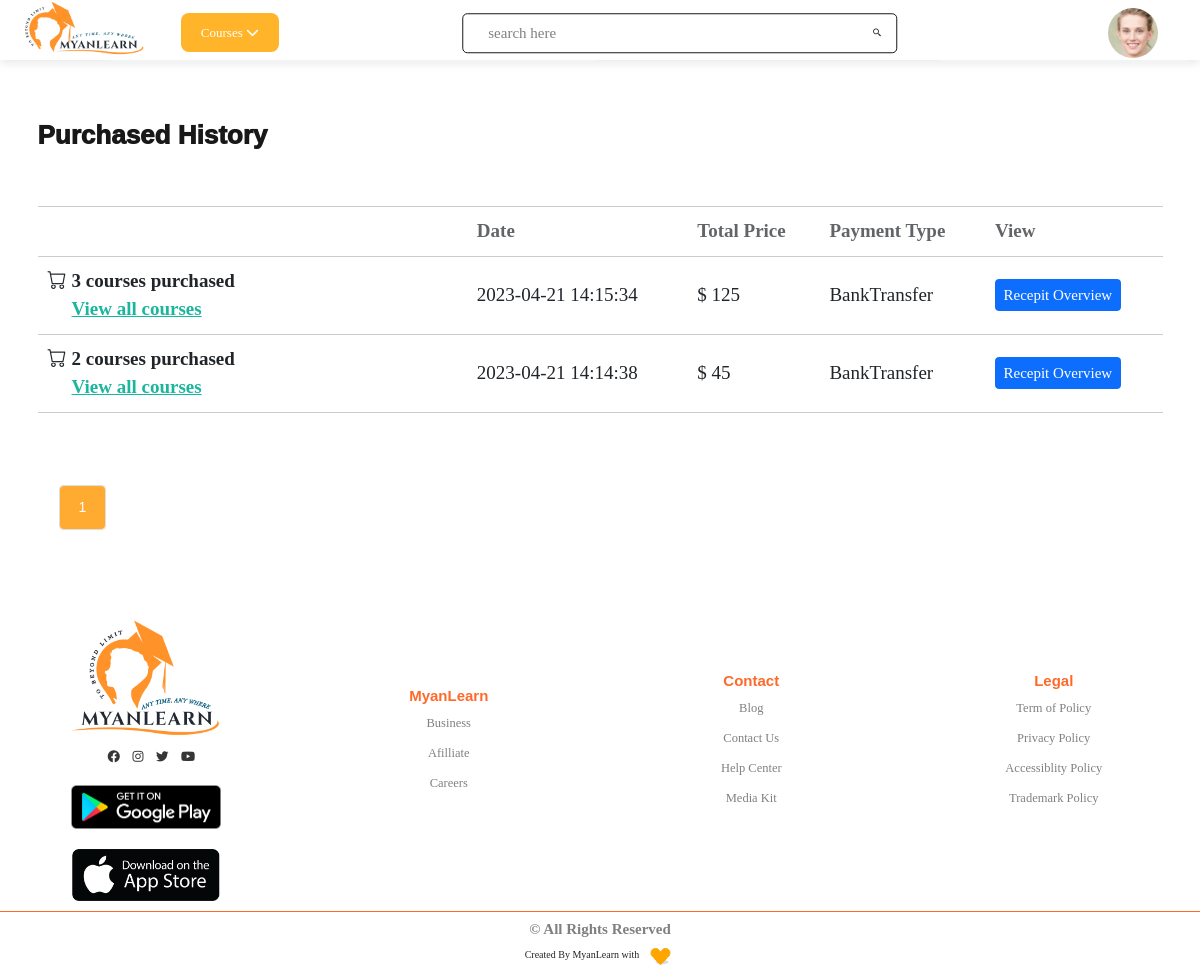
Page /purchasedHistory.php (signed in) on the committed database.
### tables this page shows
CREATE TABLE `users` (
  `user_id` int(11) NOT NULL,
  `unique_id` int(200) NOT NULL,
  `fullName` varchar(255) NOT NULL,
  `email` varchar(255) NOT NULL,
  `password` varchar(255) NOT NULL,
  `confirmPassword` varchar(255) NOT NULL,
  `image` varchar(400) NOT NULL DEFAULT 'assets/images/DefaultProfile.jpg',
  `status` varchar(255) NOT NULL,
  `about` text NOT NULL,
  `job` varchar(255) NOT NULL,
  `contact_phone` varchar(255) NOT NULL,
  `contact_email` varchar(255) NOT NULL,
  `address` text NOT NULL,
  `twitter` varchar(255) NOT NULL,
  `facebook` varchar(255) NOT NULL,
  `youtube` varchar(255) NOT NULL,
  `linkedin` varchar(255) NOT NULL
);

CREATE TABLE `purchase` (
  `purchase_id` int(11) NOT NULL,
  `purchase_unique_id` varchar(255) NOT NULL,
  `unique_id` int(11) NOT NULL,
  `user_id` int(11) NOT NULL,
  `total_amount` decimal(10,0) NOT NULL,
  `VAT` decimal(10,0) NOT NULL,
  `grand_total` decimal(10,0) NOT NULL,
  `payment_type` varchar(50) NOT NULL,
  `status` varchar(10) NOT NULL,
  `card_holder_name` varchar(50) NOT NULL,
  `customer_email` varchar(255) NOT NULL,
  `card_transaction_no` varchar(255) NOT NULL,
  `bank_transfer_name` varchar(255) NOT NULL,
  `bank_transfer_receipt` varchar(255) NOT NULL,
  `bank_transaction_no` text NOT NULL,
  `bank_transaction_account` varchar(255) NOT NULL,
  `transfer_bank` varchar(255) NOT NULL,
  `country` varchar(255) NOT NULL,
  `purchase_day` int(11) NOT NULL,
  `purchase_month` varchar(25) NOT NULL,
  `purchase_year` int(11) NOT NULL,
  `purchase_time` timestamp NOT NULL DEFAULT current_timestamp()
);

### purchasedHistory.php (the view, shortened to what this page needs)
<?php
include('header.php');
$results_per_page = 5;
$sqlPurchase1 = "SELECT * FROM purchase WHERE unique_id = {$_SESSION['unique_id']}  ORDER BY purchase_time DESC";
$queryPurchase1 = mysqli_query($conn, $sqlPurchase1);
$countPurchase1 = mysqli_num_rows($queryPurchase1);
$number_of_page = ceil($countPurchase1 / $results_per_page);
$pagLink = "";
if (!isset($_REQUEST['page'])) {
    $page = 1;
} else {
    $page = $_REQUEST['page'];
}
$page_first_result = ($page - 1) * $results_per_page;
$sqlPurchase = "SELECT * FROM purchase WHERE unique_id = {$_SESSION['unique_id']}  ORDER BY purchase_time DESC LIMIT " . $page_first_result . ',' . $results_per_page;
$queryPurchase = mysqli_query($conn, $sqlPurchase);
$countPurchase = mysqli_num_rows($queryPurchase);
?>
<!DOCTYPE html>
<html>
<head>
    <link rel="stylesheet" href="https://cdnjs.cloudflare.com/ajax/libs/twitter-bootstrap/5.1.3/css/bootstrap.min.css" />
    <link rel="stylesheet" href="assets/css/vendor/icomoon.css">
    <link rel="stylesheet" href="assets/css/vendor/remixicon.css">
    <link rel="stylesheet" href="assets/css/vendor/lightbox.min.css">
    <link rel="stylesheet" href="assets/css/vendor/jqueru-ui-min.css">
    <link href="assets/vendor/bootstrap-icons/bootstrap-icons.css" rel="stylesheet">
    <link rel="stylesheet" href="assets/css/app.css">
    <link rel="stylesheet" href="https://cdnjs.cloudflare.com/ajax/libs/twitter-bootstrap/5.2.0/css/bootstrap.min.css">
    <link rel="stylesheet" href="https://cdn.datatables.net/1.13.1/css/dataTables.bootstrap5.min.css">
    <link rel="stylesheet" type="text/css" href="https://cdn.datatables.net/responsive/2.4.0/css/responsive.dataTables.min.css" />
</head>
<body class="sticky-header ">
    <div id="main-wrapper" class="main-wrapper">
        <section class="checkout-page-area section-gap-equal" style="padding: 60px 0;">
            <div class="container">
                <h3 style="font-weight: 1000; font-size: 26px;">Purchased History</h3>
                <div class="col-12 col-md-12 col-lg-12 table-responsive">
                    <table>
                        <thead>
                            <tr>
                                <th></th>
                                <th>Date</th>
                                <th>Total Price</th>
                                <th>Payment Type</th>
                                <th>View</th>
                            </tr>
                        </thead>
                        <tbody>
                            <?php
                            for ($i = 0; $i < $countPurchase; $i++) {
                                $arrPurchase = mysqli_fetch_array($queryPurchase);
                                $sqlPurchaseDetail = "SELECT * FROM purchasedetail WHERE user_unique_id = '{$_SESSION['unique_id']}' AND purchase_unique_id = '{$arrPurchase['purchase_unique_id']}'  ORDER BY purchase_time DESC";
                                $queryPurchaseDetail = mysqli_query($conn, $sqlPurchaseDetail);
                                if (mysqli_num_rows($queryPurchaseDetail) > 1)
                                {
                            ?>
                        <tbody>
                            <tr>
                                <td class="labels">
                                    <div class="d-flex">
                                        <i class="bi bi-cart mt-5" style="margin-top: 0px!important; margin-right: 5px;"></i>
                                        <div class="row">
                                            <label style="cursor: pointer;">
                                                <?php echo mysqli_num_rows($queryPurchaseDetail) ?> courses
                                                purchased
                                            </label>
                                            <label for="accounting" style="color: var(--color-primary); cursor: pointer; text-decoration: underline;">
                                                View all courses
                                            </label>
                                        </div>
                                    </div>
                                </td>
                                <td>
                                    <?php echo $arrPurchase['purchase_time']; ?>
                                </td>
                                <td>$
                                    <?php echo $arrPurchase['total_amount']; ?>
                                </td>
                                <td>
                                    <?php echo $arrPurchase['payment_type']; ?>
                                </td>
                                <td><a href="viewReceipt.php?PurchaseID=<?php echo $arrPurchase['purchase_unique_id'] ?>" class="btn btn-primary" style="font-size: 15px;">Recepit
                                        Overview</a></td>
                            </tr>
                        </tbody>
                            <?php
                                }
                    ?>
                <?php
                            }
                ?>
                </tbody>
                    </table>
                </div>
                <div class="blog-pagination" style="display: flex; flex-wrap: wrap; flex-flow: row nowrap;">
                    <div class="pv3 d-flex">
                        <div class='horizontal_scroll'>
                            <ul class="flat-pagination" style="margin: 0px!important;">
                                <?php
                                for ($i = 1; $i <= $number_of_page; $i++) {
                                    if ($i == $page) {
                                        $pagLink .= "<li><a class = 'active' style = 'font-family: 'Itim', cursive;' href='purchasedHistory.php?page="
                                            . $i . "'>" . $i . " </a></li>";
                                    } else {
                                        $pagLink .= "<li><a style = 'font-family: 'Itim', cursive;' href='purchasedHistory.php?page=" . $i . "'>
                                                " . $i . " </a></li>";
                                    }
                                };
                                echo $pagLink;
                                ?>
                            </ul>
                        </div>
                    </div>
                </div>
            </div>
    </div>
    <?php include_once "footer.php"; ?>
</body>
</html>

### header.php (shortened to what this page needs)
<!DOCTYPE html>
<html lang="en">
<head>
    <link rel="stylesheet" href="assets/css/homes.css">
    <link rel="stylesheet" href="assets/css/variable.css">
    <link href='https://unpkg.com/boxicons@2.1.4/css/boxicons.min.css' rel='stylesheet'>
    <link rel="stylesheet" href="https://cdnjs.cloudflare.com/ajax/libs/font-awesome/6.2.1/css/all.min.css">
    <link rel="stylesheet" href="assets/vendor/Fontawesome-free/css/all.min.css">
    <link href="assets/vendor/bootstrap/css/bootstrap.min.css" rel="stylesheet">
    <link href="assets/vendor/bootstrap-icons/bootstrap-icons.css" rel="stylesheet">
    <link href="assets/vendor/swiper/swiper-bundle.min.css" rel="stylesheet">
    <link href="assets/vendor/glightbox/css/glightbox.min.css" rel="stylesheet">
    <link href="assets/vendor/aos/aos.css" rel="stylesheet">
</head>
<body>
    <div class="navBar">
        <?php
        include_once "config.php";
        $sql = mysqli_query($conn, "Select * From users Where unique_id = {$_SESSION['unique_id']}");
        if (mysqli_num_rows($sql) > 0) {
            $row = mysqli_fetch_assoc($sql);
        }
        ?>
        <div class="topbar">
            <div class="logo">
                <a href="home.php"><img src="assets/images/logo1.png" alt="Logo Image" srcset=""></a>
            </div>
            <div class="courseCategory close">
                Courses
                <i class="fa-solid fa-chevron-down courseCategoryIcon"></i>
            </div>
            <div class="search">
                <input type="text" id="search" placeholder="search here" style="border: 1px solid;">
                <label for="search"> <i class='bx bx-search-alt-2'></i></label>
            </div>
            <div class="user">
                <img src="<?php echo $row['image'] ?>" alt="" class="profileImage">
            </div>
            <div class="sub-menu-wrap-user" id="subMenu">
                <div class="sub-menu">
                </div>
            </div>
            <div class="sub-menu-wrap-courses" id="subMenu">
                <div class="sub-menu">
                </div>
            </div>
            <div class="sub-menu-wrap-development" id="subMenu" onmouseover="showParentMenu()" onmouseout="hideParentMenu()">
                <div class="sub-menu">
                </div>
            </div>
            <div class="sub-menu-wrap-business" id="subMenu" onmouseover="showParentMenu()" onmouseout="hideParentMenu()">
                <div class="sub-menu">
                </div>
            </div>
            <div class="sub-menu-wrap-finance" id="subMenu" onmouseover="showParentMenu()" onmouseout="hideParentMenu()">
                <div class="sub-menu">
                </div>
            </div>
            <div class="sub-menu-wrap-software" id="subMenu" onmouseover="showParentMenu()" onmouseout="hideParentMenu()">
                <div class="sub-menu">
                </div>
            </div>
            <div class="sub-menu-wrap-office" id="subMenu" onmouseover="showParentMenu()" onmouseout="hideParentMenu()">
                <div class="sub-menu">
                </div>
            </div>
            <div class="sub-menu-wrap-personal" id="subMenu" onmouseover="showParentMenu()" onmouseout="hideParentMenu()">
                <div class="sub-menu">
                </div>
            </div>
            <div class="sub-menu-wrap-design" id="subMenu" onmouseover="showParentMenu()" onmouseout="hideParentMenu()">
                <div class="sub-menu">
                </div>
            </div>
            <div class="sub-menu-wrap-marketing" id="subMenu" onmouseover="showParentMenu()" onmouseout="hideParentMenu()">
                <div class="sub-menu">
                </div>
            </div>
            <div class="sub-menu-wrap-lifestyle" id="subMenu" onmouseover="showParentMenu()" onmouseout="hideParentMenu()">
                <div class="sub-menu">
                </div>
            </div>
            <div class="sub-menu-wrap-photograph" id="subMenu" onmouseover="showParentMenu()" onmouseout="hideParentMenu()">
                <div class="sub-menu">
                </div>
            </div>
            <div class="sub-menu-wrap-health" id="subMenu" onmouseover="showParentMenu()" onmouseout="hideParentMenu()">
                <div class="sub-menu">
                </div>
            </div>
            <div class="sub-menu-wrap-health" id="subMenu" onmouseover="showParentMenu()" onmouseout="hideParentMenu()">
                <div class="sub-menu">
                </div>
            </div>
            <div class="sub-menu-wrap-music" id="subMenu" onmouseover="showParentMenu()" onmouseout="hideParentMenu()">
                <div class="sub-menu">
                </div>
            </div>
            <div class="sub-menu-wrap-teaching" id="subMenu" onmouseover="showParentMenu()" onmouseout="hideParentMenu()">
                <div class="sub-menu">
                </div>
            </div>
        </div>
    </div>
</body>
</html>

### rows in the picture
users: image (picture)
purchase: mysqli_num_rows($queryPurchaseDetail) "3", purchase_time "2023-04-21 14:15:34", total_amount "125", payment_type "BankTransfer"
purchase: mysqli_num_rows($queryPurchaseDetail) "2", purchase_time "2023-04-21 14:14:38", total_amount "45", payment_type "BankTransfer"
